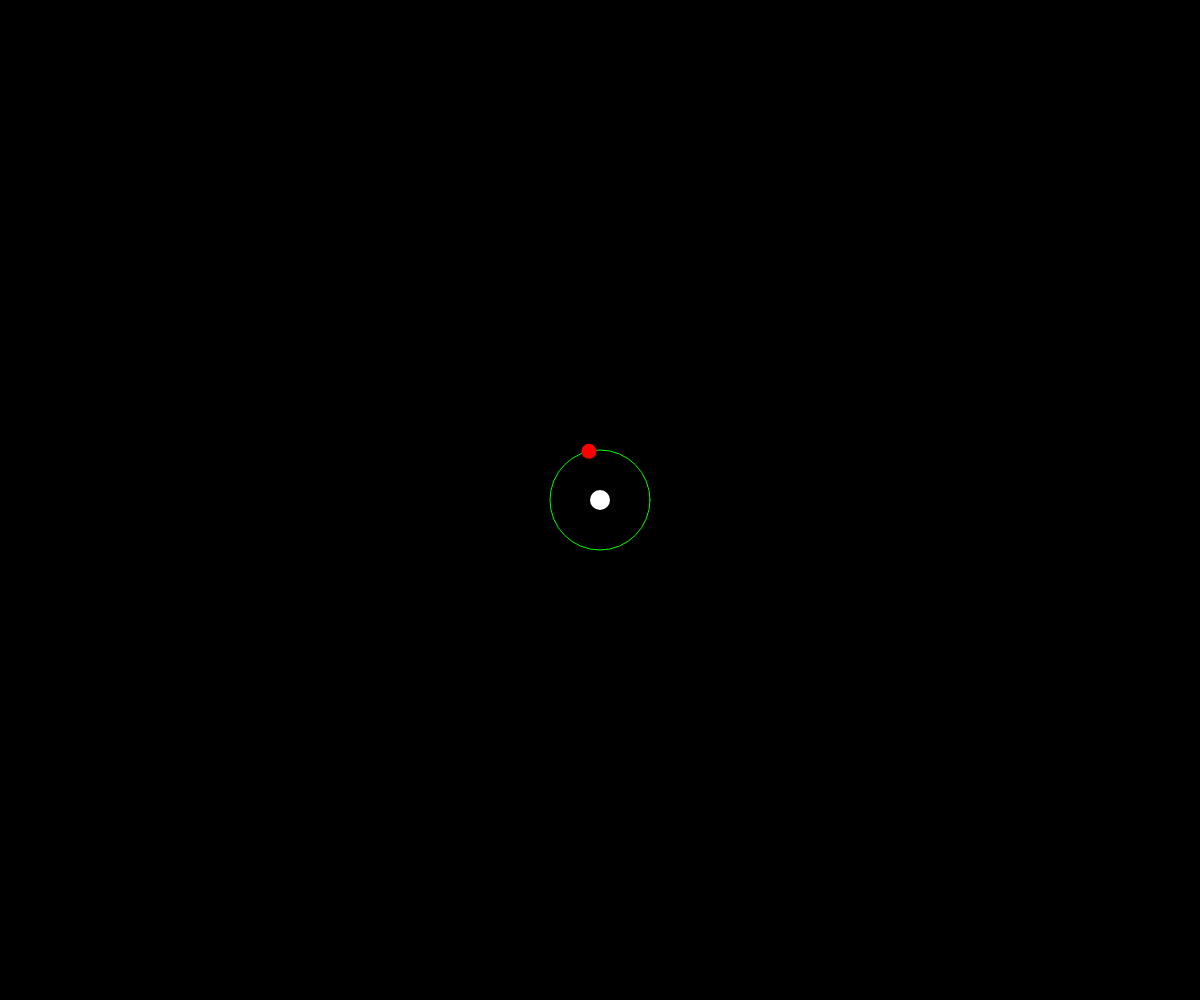
Frame 1 (no input)
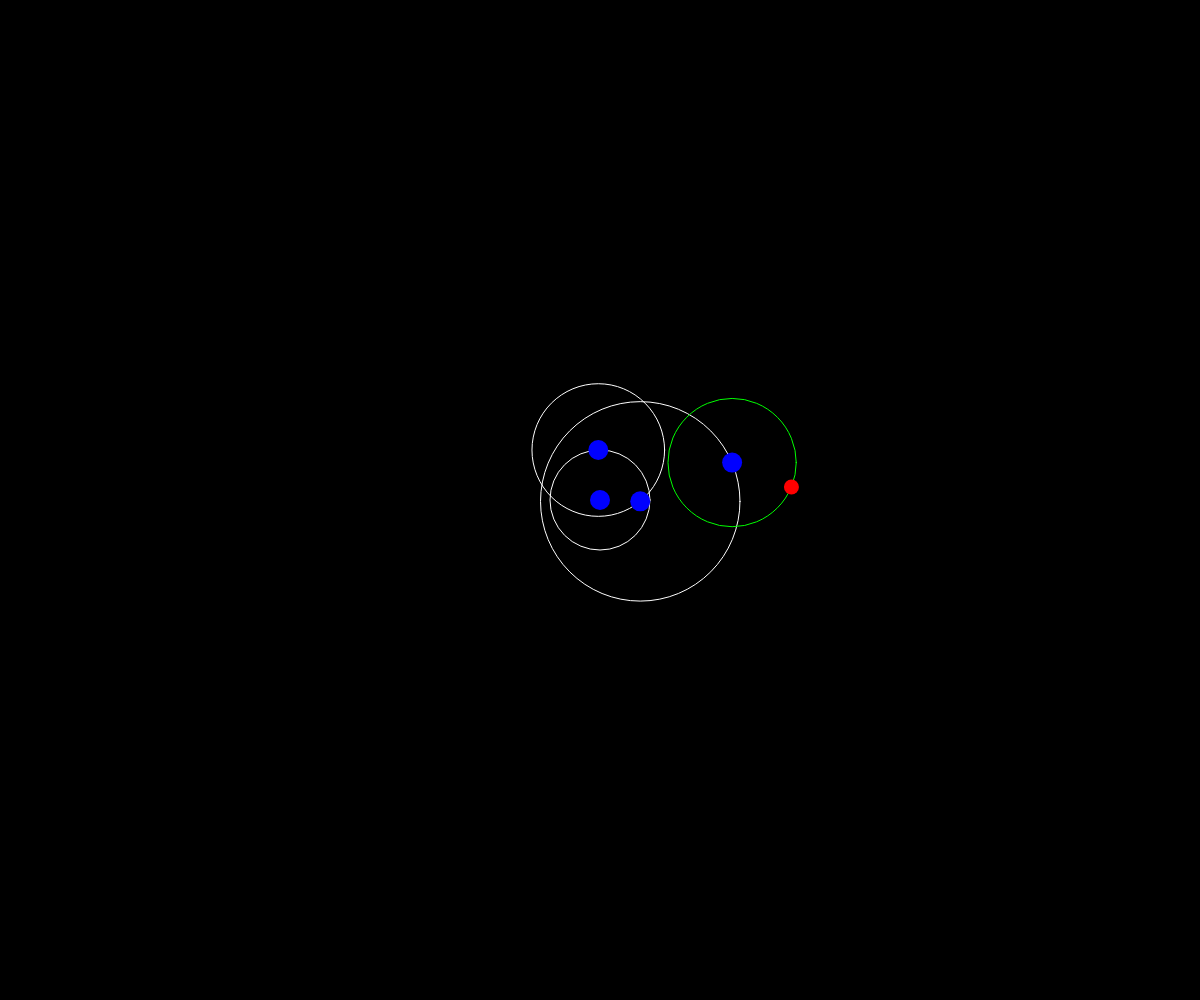
Frame 60 (no input)
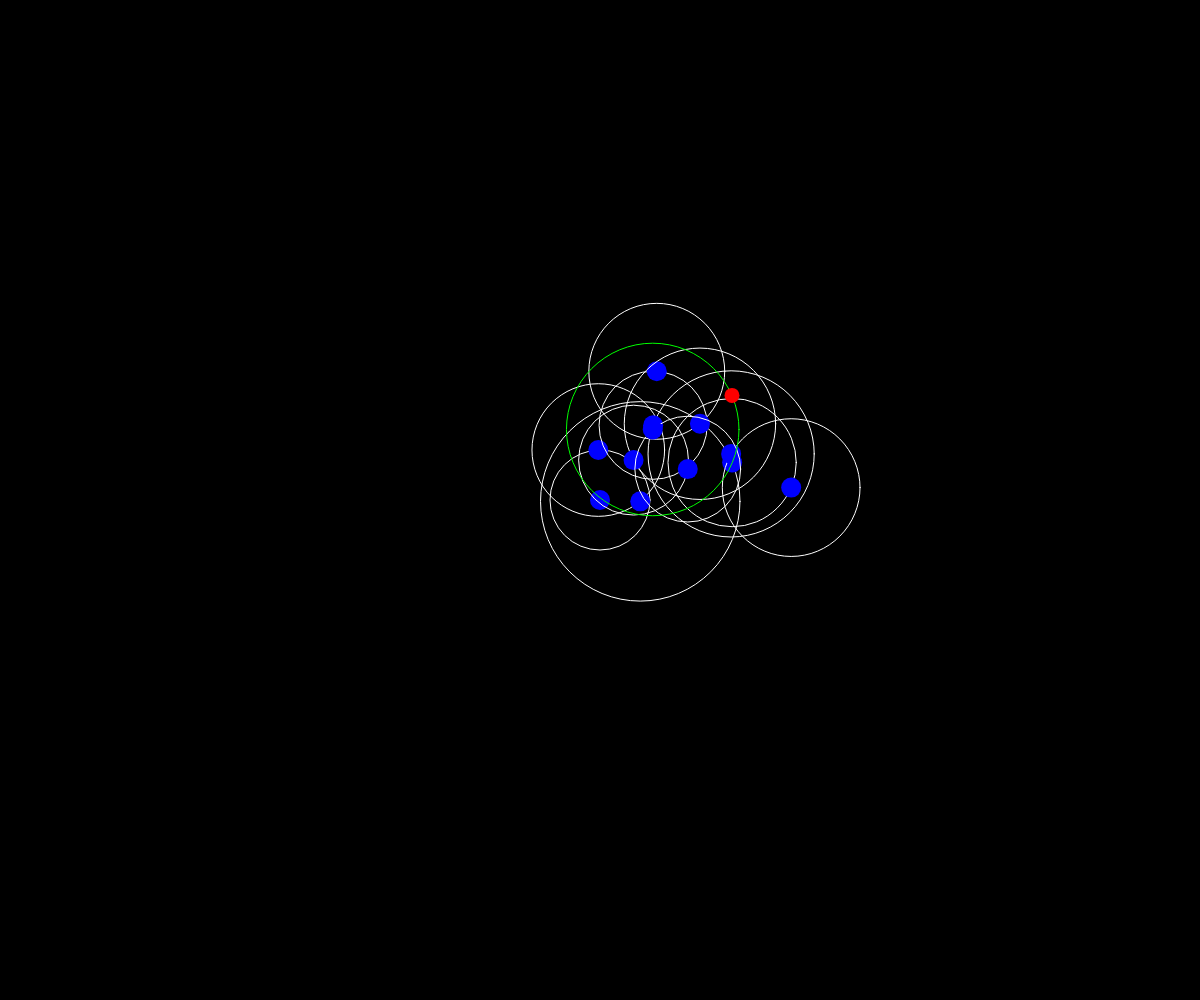
Frame 120 (the mouse pressed at the canvas centre since frame 60)

The p5.js sketch that drew these frames (run headless with seeded random() and noise() and a simulated clock; from frame 60 on, the mouse is pressed at the canvas centre):

// p5.js sketch
// ── sketch.js
var points = [];
var t = 0;

function setup() {
  createCanvas(windowWidth, windowHeight);
  points.push(new Point(createVector(width / 2, height / 2), 50, true));
  strokeWeight(1);
}

function draw() {
  background(0);
  t += 0.01;
  for (var i = 0; i < points.length; i++) {
    points[i].display();
    points[i].actualize(t);
  }
  for (var i = 0; i < points.length; i++) {
      if (points[i].active == true) {
          var p = true;
          for (var j = 0; j < points.length; j++) {
              if (i != j) {
                  var dx = points[i].satellite.x-points[i].position.x,
                  dy = points[i].satellite.y-points[i].position.y;
                  var d = sqrt(dx*dx+dy*dy);
                  console.log(d);
                  if (2*d < points[j].orbit) {
                      p = false;
                  }
              }
          }
          if (p) {
              points[i].color=color(0,0,255);
              if (random()>0.9){
              points[i].stabilize();}
          }
          else {
              fill(255,255,0);
              rect(0,0,10,10);
          }
      }

  }}

  function windowResized() {
    resizeCanvas(windowWidth, windowHeight);
    background(255);
  }

  function Point(position, orbit, active = false) {
    this.position = position;
    this.orbit = orbit;
    this.active = true;
    this.radius = 20;
    this.color = color(255);
    this.offset = [random(TWO_PI), 1];
    this.satellite = createVector(0, 0);
    this.display = function() {

      fill(this.color);
      noStroke();
      ellipse(this.position.x, this.position.y, this.radius, this.radius);

      if (this.active) {
        stroke(0, 255, 0);
        noFill();
        ellipse(this.position.x, this.position.y, this.orbit * 2, this.orbit * 2);

        fill(255, 0, 0);
        noStroke();
        ellipse(this.satellite.x, this.satellite.y, this.radius * 0.75, this.radius * 0.75);
      } else {
        stroke(255);
        noFill();
        ellipse(this.position.x, this.position.y, this.orbit * 2, this.orbit * 2);
      }
    }
    this.actualize = function(t) {
      if (this.active) {
        this.satellite.x = this.position.x + cos(this.offset[0] + t * this.offset[1]) * this.orbit;
        this.satellite.y = this.position.y + sin(this.offset[0] + t * this.offset[1]) * this.orbit;
      }
    }
    this.actualize(0);
    this.stabilize = function() {
      if (this.active) {
        this.active = false;
        points.push(new Point(this.satellite, random(50,100), true));
      }
    }
  }

// ── geometry.js
function axis() {
  stroke(0);
  strokeWeight(2);
  line(0, height / 2, width, height / 2);
  line(width / 2, 0, width / 2, height);
}

function grid() {
  stroke(180);
  strokeWeight(1);
  var i = width / 2;
  while (i < width) {
    line(i, 0, i, height);
    line(width - i, 0, width - i, height);
    i += zoom;
  }
  var i = height / 2;
  while (i < height) {
    line(0, i, width, i);
    line(0, height - i, width, height - i);
    i += zoom;
  }
}

function Point(pos) {
  this.pos = pos;
  this.color = color(random(200), random(200), random(200));
  this.display = function() {
    noStroke();
    fill(this.color);
    ellipse(pos.x * zoom, -pos.y * zoom, psize, psize);
  }
}

function Cloud(points = []) {
  this.points = points;
  this.add = function(point) {
    this.points.push(point)
  }
  this.comp = function() {
    for (var i = 0; i < this.points.length; i++) {
      for (var j = 0; j < this.points.length; j++) {
        if (this.points[i].pos.x == this.points[j].pos.x && i != j) {
          this.points.splice(j, 1);
        }

      }
    }
  }
}


function displayPoly(poly, t) {
  for (var x = t; x < width / 2; x += 1) {
    point(x, -poly.eval(x / zoom) * zoom);
  }
  for (var x = -t; x > -width / 2; x -= 1) {
    point(x, -poly.eval(x / zoom) * zoom);
  }
}
